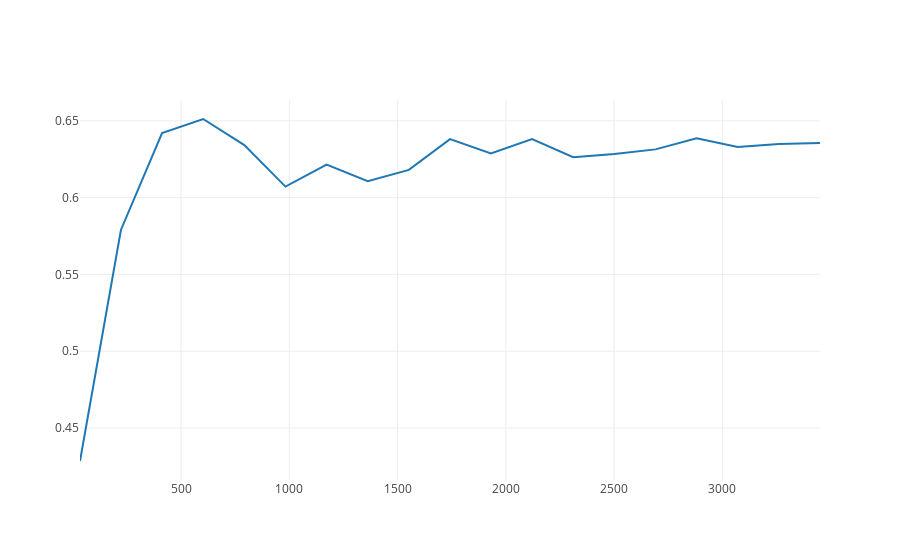

The notebook cell this image was saved under:
### Code cell
import plotly.graph_objs as go
from plotly.offline import download_plotlyjs, init_notebook_mode, plot, iplot
init_notebook_mode(connected=True)

iplot([{"x": ns, "y": acc}])#,filename='acc', image='svg')

### Figure 1 — Plotly figure (JSON) as saved in the notebook; plotly's stock layout.template omitted (floating-point values rounded to 4 significant figures)
{"data": [{"type": "scatter", "uid": "a8da720c-e0d1-4ab0-8e75-edcf6e2764bc", "x": [33, 33, 222, 412, 602, 792, 982, 1172, 1362, 1552, 1742, 1931, 2121, 2311, 2501, 2691, 2881, 3071, 3261, 3451], "y": [0.4286, 0.4286, 0.5789, 0.642, 0.6512, 0.6342, 0.6071, 0.6215, 0.6106, 0.618, 0.6381, 0.6288, 0.6381, 0.6263, 0.6284, 0.6314, 0.6386, 0.633, 0.6349, 0.6356]}], "layout": {}}
